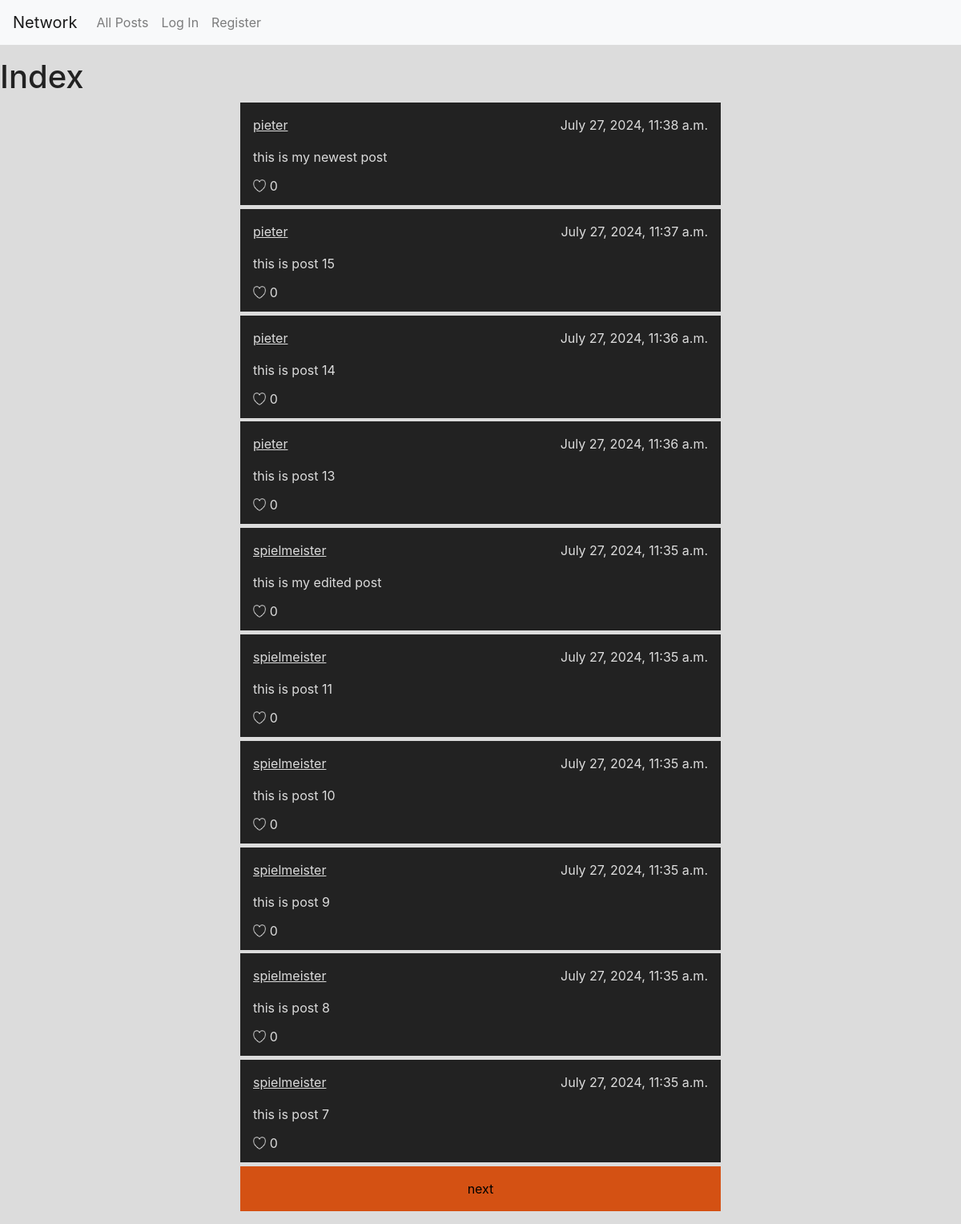
The page / on the database its author committed.
### network/models.py (models this page shows)
class Post(models.Model):
    user = models.ForeignKey(User, on_delete=models.CASCADE)
    content = models.CharField(max_length=9999)
    timestamp = models.DateTimeField(auto_now_add=True)

class User(AbstractUser):
    pass

### network/views.py (the view, shortened to what this page needs)
# urls.py: path("", views.index, name="index"),
def index(request):
    result = Post.objects.all().order_by("-timestamp")
    p = Paginator(result, 10)
    try:
        page = int(request.GET.get("page", 1))
        if page == "" or page < 1:
            page = 1
        elif page > p.num_pages:
            page = p.num_pages
    except:
        page = 1
    posts = p.page(page).object_list
    next = False
    previous = False
    if page > 1:
        previous = page - 1
    if page < p.num_pages:
        next = page + 1
    return render(request, "network/index.html",{
        "posts":posts,
        "next": next,
        "previous": previous,
        "title": "Index",
        })

### network/templates/network/index.html (shortened to what this page needs)
{% extends "network/layout.html" %}
{% load static %}
{% block body %}
<h1>{{ title }}</h1>
{% if user.is_authenticated %}
<div id="post-list" data-login="true">
    {% else %}
    <div id="post-list" data-login="false">
        {% endif%}
        {% for post in posts %}
        <div class="post" data-post="{{ post.id }}">
            <div class="post-top">
                <p class="post-user"><a href="{% url 'profile' post.user.id%}">{{ post.user }}</a></p>
                <p class="post-timestamp">{{ post.timestamp }}</p>
            </div>
            <div class="post-body">
                <form action="/post/{{ post.id }}/edit" method="post">
                    <p data-post="{{ post.id }}">{{ post.content }}</p>
                </form>
            </div>
            <div class="post-bottom">
                <div class="like" data-post="{{ post.id }}">
                    <img class="" src="{% static 'network/images/not_liked.png' %}" alt="">
                </div>
                <p class="likes">0</p>
            </div>
        </div>
        {% endfor %}
        <div class="pagination">
            {% if title == "Followed" %}
            {% if previous %}
            <a href="{% url 'followed' %}?page={{previous}}">previous</a>
            {% endif %}
            {% if next %}
            <a href="{% url 'followed' %}?page={{next}}">next</a>
            {% endif %}
            {% else %}
            {% if next %}
            <a href="{% url 'index' %}?page={{next}}">next</a>
            {% endif %}
            {% endif %}
        </div>
    </div>
    {% endblock %}

### network/static/network/styles/styles.css (style rules this page uses)
body { background-color: #dcdcdc; color: #222222; }
#post-list { width: 100vw; display: flex; flex-direction: column; align-items: center; }
#post-list .post { width: 50vw; background-color: #222222; color: #dcdcdc; padding: 1em; margin-bottom: 0.3em; }
#post-list .post a { color: #dcdcdc; text-decoration: underline; }
#post-list .post .post-top { display: flex; flex-direction: row; justify-content: space-between; }
#post-list .post .post-bottom { display: flex; flex-direction: row; padding: 0; margin: 0; line-height: 1em; max-height: 1em; }
#post-list .post .post-bottom img { display: block; width: 1em; height: 1em; line-height: 1em; margin-right: 0.1em; }
#post-list .post .post-bottom .likes { display: inline; margin-left: 0.2em; height: 100%; }
#post-list .pagination { gap: 1em; width: 50vw; display: flex; flex-direction: row; color: black; margin-bottom: 1em; }
#post-list .pagination a { width: 100%; color: inherit; padding: 1em; background-color: #d45113; text-align: center; }

### rows shown on the page
Post: user "pieter", timestamp "July 27, 2024, 11:38 a.m.", content "this is my newest post"
Post: user "pieter", timestamp "July 27, 2024, 11:37 a.m.", content "this is post 15"
Post: user "pieter", timestamp "July 27, 2024, 11:36 a.m.", content "this is post 14"
Post: user "pieter", timestamp "July 27, 2024, 11:36 a.m.", content "this is post 13"
Post: user "spielmeister", timestamp "July 27, 2024, 11:35 a.m.", content "this is my edited post"
Post: user "spielmeister", timestamp "July 27, 2024, 11:35 a.m.", content "this is post 11"
Post: user "spielmeister", timestamp "July 27, 2024, 11:35 a.m.", content "this is post 10"
Post: user "spielmeister", timestamp "July 27, 2024, 11:35 a.m.", content "this is post 9"
Post: user "spielmeister", timestamp "July 27, 2024, 11:35 a.m.", content "this is post 8"
Post: user "spielmeister", timestamp "July 27, 2024, 11:35 a.m.", content "this is post 7"

### other values the page prints
{{ title }} "Index"
